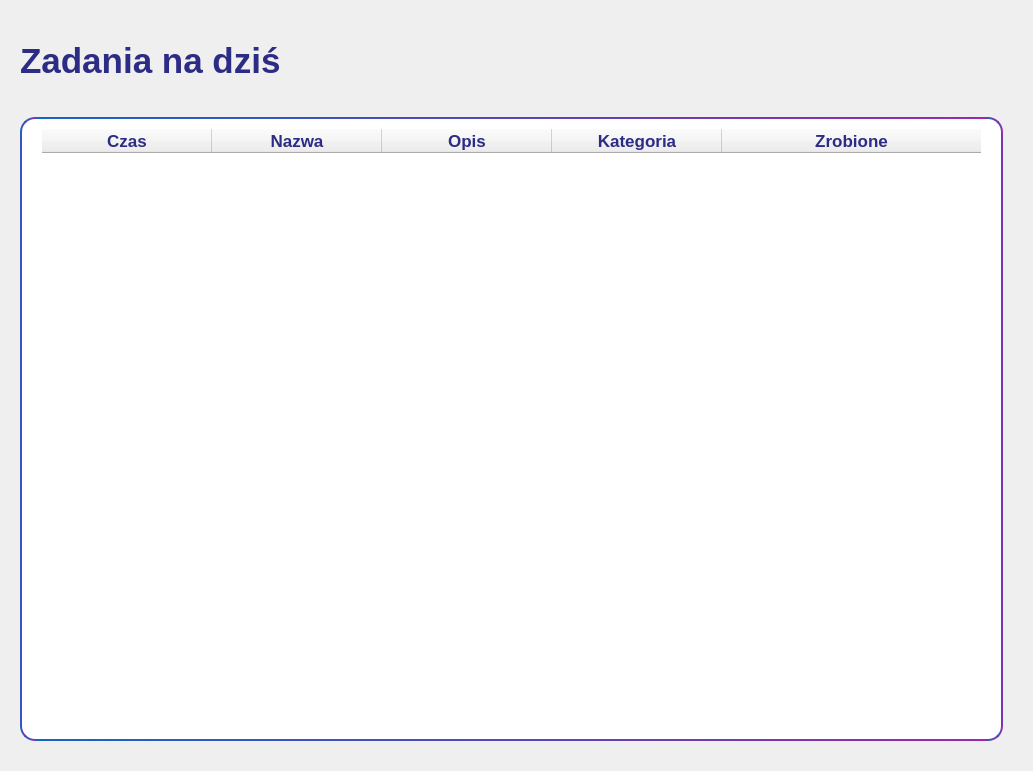
<?xml version="1.0" encoding="UTF-8"?>
<ui version="4.0">
 <class>strona_glowna</class>
 <widget class="QWidget" name="strona_glowna">
  <property name="geometry">
   <rect>
    <x>0</x>
    <y>0</y>
    <width>1033</width>
    <height>771</height>
   </rect>
  </property>
  <property name="windowTitle">
   <string>Form</string>
  </property>
  <property name="styleSheet">
   <string notr="true">QTableWidget {
	padding: 10px 20px; /* Wielkość przycisku */
	border-radius: 15px; /* Zaokrąglenie krawędzi */
	background-color: palette(base);;
	border: 2px solid qlineargradient(x1:0, y1:0, x2:1, y2:0, stop:0 #1565C0, stop:1 #9C27B0);
	color: #2c2c84;
	font-size: 15px;
}

QTableWidget QHeaderView::section {
	font-weight: bold;
	font-size: 17px; /* Change font size */
	color: #2c2c84; /* Change font color */
}

QLabel {
	font-weight: bold;
	font-size: 35px;
	border-color:#019bff;
	color: #2c2c84;
}
QTableWidget QHeaderView {
	width:25px;
	height:10px;
}</string>
  </property>
  <layout class="QVBoxLayout" name="verticalLayout">
   <property name="leftMargin">
    <number>20</number>
   </property>
   <property name="rightMargin">
    <number>30</number>
   </property>
   <property name="bottomMargin">
    <number>30</number>
   </property>
   <item>
    <widget class="QLabel" name="lblTasks">
     <property name="minimumSize">
      <size>
       <width>300</width>
       <height>100</height>
      </size>
     </property>
     <property name="maximumSize">
      <size>
       <width>300</width>
       <height>100</height>
      </size>
     </property>
     <property name="text">
      <string>Zadania na dziś</string>
     </property>
    </widget>
   </item>
   <item>
    <widget class="QTableWidget" name="tabliczka">
     <property name="styleSheet">
      <string notr="true">QHeader {
	font-weight: bold;
	font-size: 20px; /* Change font size */
	color: #2c2c84;
	border:none;
}</string>
     </property>
     <property name="verticalScrollBarPolicy">
      <enum>Qt::ScrollBarAlwaysOff</enum>
     </property>
     <property name="gridStyle">
      <enum>Qt::SolidLine</enum>
     </property>
     <property name="sortingEnabled">
      <bool>true</bool>
     </property>
     <attribute name="horizontalHeaderCascadingSectionResizes">
      <bool>true</bool>
     </attribute>
     <attribute name="horizontalHeaderDefaultSectionSize">
      <number>170</number>
     </attribute>
     <attribute name="horizontalHeaderMinimumSectionSize">
      <number>70</number>
     </attribute>
     <attribute name="horizontalHeaderShowSortIndicator" stdset="0">
      <bool>true</bool>
     </attribute>
     <attribute name="horizontalHeaderStretchLastSection">
      <bool>true</bool>
     </attribute>
     <column>
      <property name="text">
       <string>Czas</string>
      </property>
     </column>
     <column>
      <property name="text">
       <string>Nazwa</string>
      </property>
     </column>
     <column>
      <property name="text">
       <string>Opis</string>
      </property>
     </column>
     <column>
      <property name="text">
       <string>Kategoria</string>
      </property>
     </column>
     <column>
      <property name="text">
       <string>Zrobione</string>
      </property>
     </column>
    </widget>
   </item>
  </layout>
 </widget>
 <resources/>
 <connections/>
</ui>
